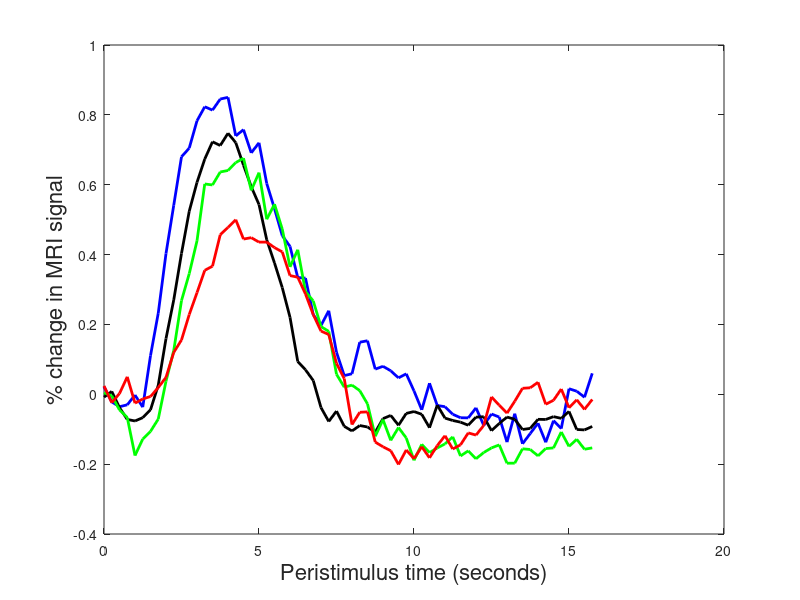

Write MATLAB code to recreate this figure.
% HRF example data obtained from Steve Engel:
% Attached is a matlab file with mean deconvolved hrfs for a spaced event related design for V1 for 4 subjects at 2 contrast 
% levels.  The file contains two variables; the mean response and the associated standard error for each timepoint, condition, 
% and subject, in that order.  TR was 250 msec, which is why curves are noisy.
% contrast reversing checkerboards.  V1 ROI.  500 msec
% presentation duration. 

load forRuss
%Plot subject data
cols = ['b -';'k -';'g -';'r -'];
sub = 3;
tp=0:0.25:15.75;
%figure;
cont=2;
for sub = 1:4
        y = allmnresps(:,cont,sub)*100;
        se = allseresps(:,cont,sub);
        %errorbar(tp,y,se,se); hold on
        p=plot(tp,y,cols(sub,:)); hold on
        xlabel('Peristimulus time (seconds)','FontSize',16);
        ylabel('% change in MRI signal','FontSize',16);
        set(p,'LineWidth',2)
end
print -depsc HRFExample